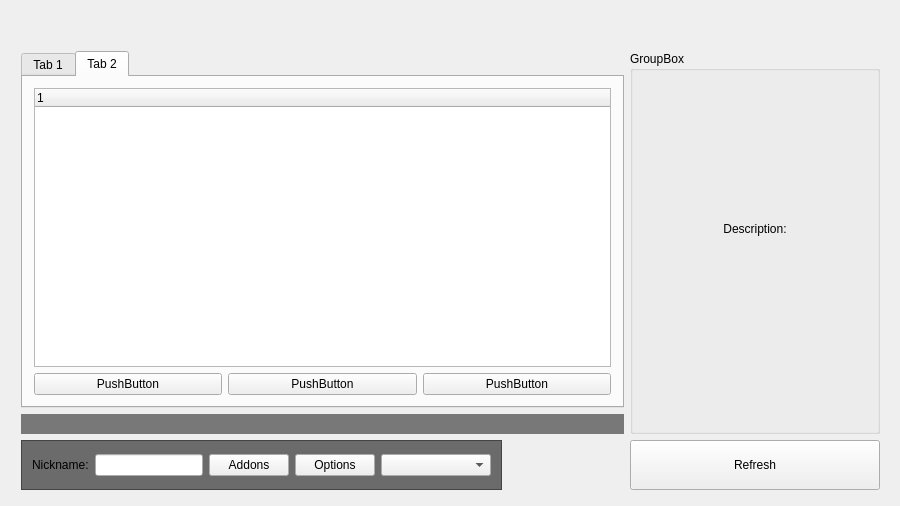
<?xml version="1.0" encoding="UTF-8"?>
<ui version="4.0">
 <class>SLauncher</class>
 <widget class="QWidget" name="SLauncher">
  <property name="geometry">
   <rect>
    <x>0</x>
    <y>0</y>
    <width>900</width>
    <height>506</height>
   </rect>
  </property>
  <property name="windowTitle">
   <string>SLauncher</string>
  </property>
  <widget class="QWidget" name="gridLayoutWidget">
   <property name="geometry">
    <rect>
     <x>10</x>
     <y>20</y>
     <width>881</width>
     <height>481</height>
    </rect>
   </property>
   <layout class="QGridLayout" name="gridLayout">
    <item row="0" column="0" colspan="2">
     <widget class="QLabel" name="labelLogo">
      <property name="maximumSize">
       <size>
        <width>16777215</width>
        <height>100</height>
       </size>
      </property>
      <property name="text">
       <string>&lt;html&gt;&lt;head/&gt;&lt;body&gt;&lt;p&gt;&lt;a href=&quot;www.gothic-online.com.pl&quot;&gt;&lt;img src=&quot;:/img/go_logo.png&quot;/&gt;&lt;/a&gt;&lt;/p&gt;&lt;/body&gt;&lt;/html&gt;</string>
      </property>
      <property name="alignment">
       <set>Qt::AlignCenter</set>
      </property>
     </widget>
    </item>
    <item row="3" column="0">
     <layout class="QHBoxLayout" name="horizontalLayout">
      <item>
       <widget class="QWidget" name="userWidget" native="true">
        <property name="styleSheet">
         <string notr="true">QWidget#userWidget
{
	background-color: rgba(50, 50, 50, 0.7);
	border: 1px solid #444;
}</string>
        </property>
        <layout class="QGridLayout" name="gridLayout_4">
         <item row="0" column="2">
          <widget class="QPushButton" name="buttonAddons">
           <property name="minimumSize">
            <size>
             <width>0</width>
             <height>0</height>
            </size>
           </property>
           <property name="text">
            <string>Addons</string>
           </property>
          </widget>
         </item>
         <item row="0" column="1">
          <widget class="QLineEdit" name="editNickname">
           <property name="minimumSize">
            <size>
             <width>50</width>
             <height>0</height>
            </size>
           </property>
           <property name="maximumSize">
            <size>
             <width>16777215</width>
             <height>16777215</height>
            </size>
           </property>
          </widget>
         </item>
         <item row="0" column="4">
          <widget class="QComboBox" name="cboxLanguage">
           <property name="minimumSize">
            <size>
             <width>110</width>
             <height>0</height>
            </size>
           </property>
          </widget>
         </item>
         <item row="0" column="3">
          <widget class="QPushButton" name="buttonOptions">
           <property name="minimumSize">
            <size>
             <width>0</width>
             <height>0</height>
            </size>
           </property>
           <property name="text">
            <string>Options</string>
           </property>
          </widget>
         </item>
         <item row="0" column="0">
          <widget class="QLabel" name="labelNickname">
           <property name="maximumSize">
            <size>
             <width>16777215</width>
             <height>16777215</height>
            </size>
           </property>
           <property name="text">
            <string>Nickname:</string>
           </property>
          </widget>
         </item>
        </layout>
       </widget>
      </item>
      <item>
       <spacer name="horizontalSpacer">
        <property name="orientation">
         <enum>Qt::Horizontal</enum>
        </property>
        <property name="sizeHint" stdset="0">
         <size>
          <width>40</width>
          <height>20</height>
         </size>
        </property>
       </spacer>
      </item>
     </layout>
    </item>
    <item row="3" column="1">
     <widget class="QPushButton" name="buttonRefresh">
      <property name="minimumSize">
       <size>
        <width>0</width>
        <height>50</height>
       </size>
      </property>
      <property name="text">
       <string>Refresh</string>
      </property>
     </widget>
    </item>
    <item row="1" column="0">
     <widget class="QTabWidget" name="tabServerList">
      <property name="currentIndex">
       <number>1</number>
      </property>
      <widget class="QWidget" name="tabInternet">
       <attribute name="title">
        <string>Tab 1</string>
       </attribute>
       <layout class="QGridLayout" name="gridLayout_2">
        <item row="0" column="0">
         <widget class="QTreeWidget" name="treeInternet">
          <attribute name="headerCascadingSectionResizes">
           <bool>false</bool>
          </attribute>
          <attribute name="headerDefaultSectionSize">
           <number>70</number>
          </attribute>
          <attribute name="headerHighlightSections">
           <bool>false</bool>
          </attribute>
          <attribute name="headerMinimumSectionSize">
           <number>30</number>
          </attribute>
          <attribute name="headerShowSortIndicator" stdset="0">
           <bool>false</bool>
          </attribute>
          <column>
           <property name="text">
            <string>1</string>
           </property>
          </column>
         </widget>
        </item>
       </layout>
      </widget>
      <widget class="QWidget" name="tabFavorite">
       <attribute name="title">
        <string>Tab 2</string>
       </attribute>
       <layout class="QGridLayout" name="gridLayout_3">
        <item row="1" column="1">
         <widget class="QPushButton" name="buttonEdit">
          <property name="text">
           <string>PushButton</string>
          </property>
         </widget>
        </item>
        <item row="1" column="0">
         <widget class="QPushButton" name="buttonAdd">
          <property name="text">
           <string>PushButton</string>
          </property>
         </widget>
        </item>
        <item row="1" column="2">
         <widget class="QPushButton" name="buttonRemove">
          <property name="text">
           <string>PushButton</string>
          </property>
         </widget>
        </item>
        <item row="0" column="0" colspan="3">
         <widget class="QTreeWidget" name="treeFavorite">
          <property name="font">
           <font>
            <family>Segoe UI Symbol</family>
            <underline>false</underline>
           </font>
          </property>
          <attribute name="headerDefaultSectionSize">
           <number>70</number>
          </attribute>
          <attribute name="headerMinimumSectionSize">
           <number>30</number>
          </attribute>
          <column>
           <property name="text">
            <string notr="true">1</string>
           </property>
          </column>
         </widget>
        </item>
       </layout>
      </widget>
     </widget>
    </item>
    <item row="2" column="0">
     <widget class="QLabel" name="labelStatus">
      <property name="styleSheet">
       <string notr="true">QLabel#labelStatus
{
	color: #fff;
	font-weight: bold;
	background: rgba(0, 0, 0, 0.5);
	padding: 3px;
}</string>
      </property>
      <property name="text">
       <string/>
      </property>
     </widget>
    </item>
    <item row="1" column="1" rowspan="2">
     <widget class="QGroupBox" name="gboxInfo">
      <property name="minimumSize">
       <size>
        <width>250</width>
        <height>0</height>
       </size>
      </property>
      <property name="title">
       <string>GroupBox</string>
      </property>
      <layout class="QVBoxLayout" name="verticalLayout">
       <item>
        <widget class="QLabel" name="viewHostname">
         <property name="maximumSize">
          <size>
           <width>16777215</width>
           <height>14</height>
          </size>
         </property>
         <property name="text">
          <string/>
         </property>
        </widget>
       </item>
       <item>
        <widget class="QLabel" name="viewIP">
         <property name="maximumSize">
          <size>
           <width>16777215</width>
           <height>14</height>
          </size>
         </property>
         <property name="text">
          <string/>
         </property>
        </widget>
       </item>
       <item>
        <widget class="QLabel" name="viewPort">
         <property name="maximumSize">
          <size>
           <width>16777215</width>
           <height>14</height>
          </size>
         </property>
         <property name="text">
          <string/>
         </property>
        </widget>
       </item>
       <item>
        <widget class="QLabel" name="viewWorld">
         <property name="maximumSize">
          <size>
           <width>16777215</width>
           <height>14</height>
          </size>
         </property>
         <property name="text">
          <string/>
         </property>
        </widget>
       </item>
       <item>
        <widget class="QLabel" name="viewVersion">
         <property name="maximumSize">
          <size>
           <width>16777215</width>
           <height>14</height>
          </size>
         </property>
         <property name="text">
          <string/>
         </property>
        </widget>
       </item>
       <item>
        <widget class="QLabel" name="viewOnlinePlayers">
         <property name="maximumSize">
          <size>
           <width>16777215</width>
           <height>14</height>
          </size>
         </property>
         <property name="text">
          <string/>
         </property>
        </widget>
       </item>
       <item>
        <widget class="QLabel" name="viewPing">
         <property name="maximumSize">
          <size>
           <width>16777215</width>
           <height>14</height>
          </size>
         </property>
         <property name="text">
          <string/>
         </property>
        </widget>
       </item>
       <item>
        <widget class="QLabel" name="labelDescription">
         <property name="maximumSize">
          <size>
           <width>16777215</width>
           <height>14</height>
          </size>
         </property>
         <property name="text">
          <string>Description:</string>
         </property>
         <property name="alignment">
          <set>Qt::AlignCenter</set>
         </property>
        </widget>
       </item>
       <item>
        <widget class="QLabel" name="viewDescription">
         <property name="minimumSize">
          <size>
           <width>0</width>
           <height>0</height>
          </size>
         </property>
         <property name="text">
          <string/>
         </property>
         <property name="alignment">
          <set>Qt::AlignLeading|Qt::AlignLeft|Qt::AlignTop</set>
         </property>
        </widget>
       </item>
      </layout>
     </widget>
    </item>
   </layout>
  </widget>
 </widget>
 <layoutdefault spacing="6" margin="11"/>
 <resources/>
 <connections/>
</ui>
